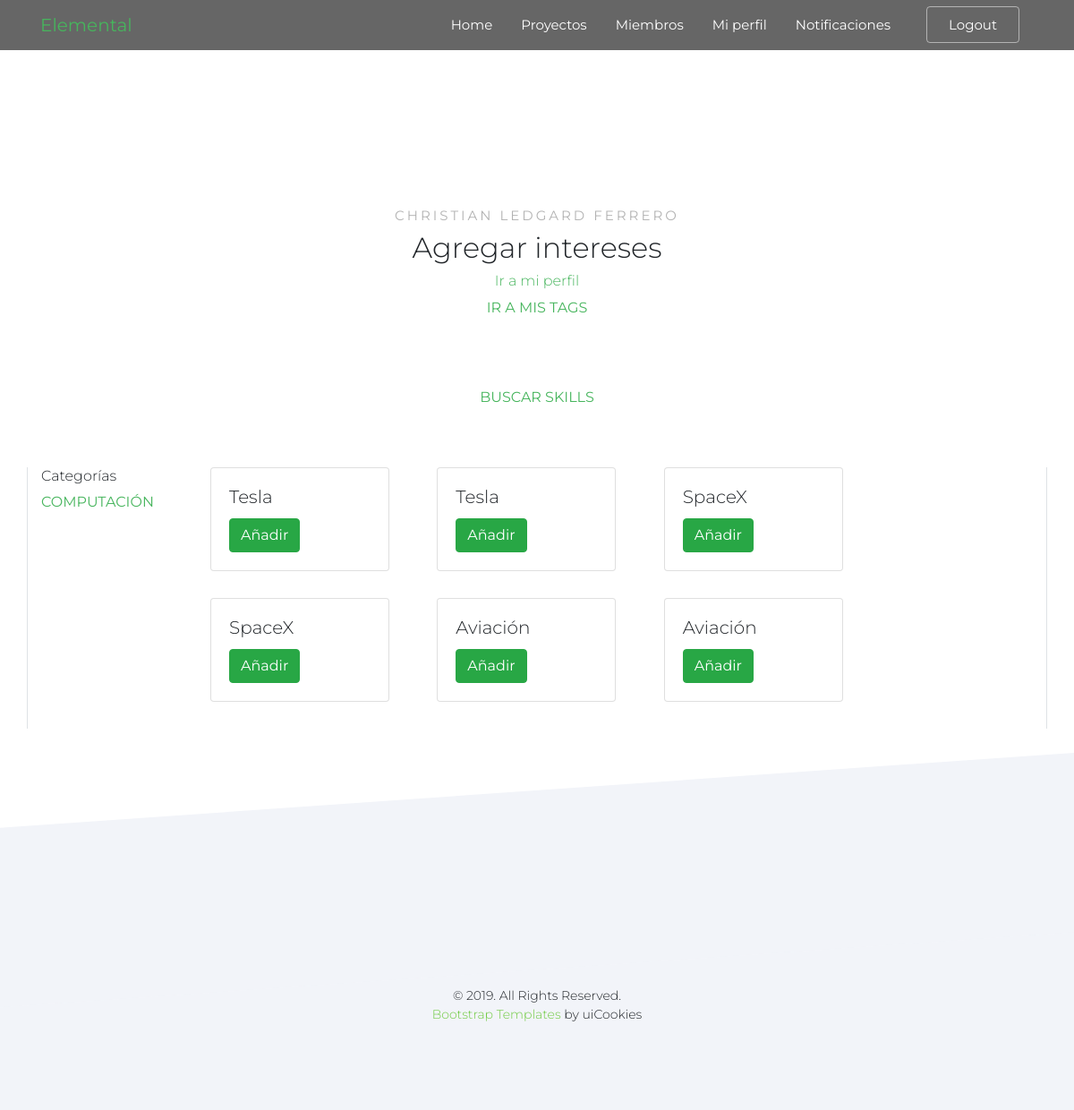
Page /members/add-tags/intereses/computacion (signed in) on the committed database.
### members/models.py (models this page shows, shortened)
class Member(models.Model):
    user = models.OneToOneField(User, on_delete=models.CASCADE)
    slug = models.IntegerField(unique=True)
    name = models.CharField(max_length=100)
    start_date = models.DateTimeField("date created", auto_now_add=True)
    summary = models.CharField(max_length=140, blank=True)
    description = models.TextField(blank=True)
    linkedin = models.CharField(max_length=256, blank=True)
    phone = models.CharField(max_length=15, blank=True)
    image = models.ImageField(upload_to="img/people", blank=True, validators=[validate_file_size])
    resume = models.FileField(upload_to="docs/resume", blank=True, validators=[validate_file_size])
    class Meta:
        ordering = ['-slug']
    def get_absolute_url(self):
        return reverse("members:miembro", kwargs={
            'slug': self.slug
        })

### core/models.py (models this page shows, shortened)
class InterestCategory(models.Model):
    slug = models.SlugField(unique=True)
    name = models.CharField(unique=True, max_length=30)
    quantity = models.IntegerField(default=0)
    top = models.BooleanField(default=False)
    class Meta:
        ordering = ['-slug']
    def get_tags_url(self):
        return reverse("members:add-tags", kwargs={
            'designation': 'intereses',
            'category': self.slug,
        })

class Interest(models.Model):
    slug = models.SlugField(unique=True)
    category = models.ForeignKey(InterestCategory, on_delete=models.CASCADE)
    name = models.CharField(unique=True, max_length=30)
    quantity = models.IntegerField(default=0)
    top_category = models.BooleanField(default=False)
    class Meta:
        ordering = ['-slug']
    def add_tag(self):
        return reverse("members:add-interest", kwargs={
            'tag': self.slug,
        })

### members/views.py (the view, shortened to what this page needs)
# urls.py: path('add-tags/<slug:designation>/<slug:category>', MemberAddTagView.as_view(), name='add-tags'),
class MemberAddTagView(LoginRequiredMixin, generic.View):
    def get(self, request, designation='intereses', category='computacion'):
        user = get_user(request)
        member = Member.objects.get(user=user)
        new_tags = []
        if designation == 'intereses':
            designation_is_interests = True
            categories = InterestCategory.objects.all()
            tag_category = InterestCategory.objects.get(slug=category)
            tags = Interest.objects.filter(category=tag_category)
            old_tags = MemberInterest.objects.filter(category_slug=category).filter(member=member)
            if old_tags.count() == 0:
                new_tags = tags
            else:
                for tag in tags:
                    for old_tag in old_tags:
                        if old_tag.interest != tag:
                            new_tags.append(tag)
        context = {
            'categories': categories,
            'tags': new_tags,
            'current_designation': designation,
            'current_category': category,
            'designation_is_interests': designation_is_interests,
        }
        return render(request, 'members/add_tags_user.html', context)

### notes/models.py (called while the page is built)
def has_notifications(self):
    petitions = Petition.objects.filter(receiver=self)
    notifications = Notification.objects.filter(receiver=self)
    counter = petitions.count() + notifications.count()
    if counter == 0:
        return False
    else:
        return True

### templates/members/add_tags_user.html (shortened to what this page needs)
{% extends "base.html" %}
{% block content %}
<br><br><br>
  <section class="pb_section pb_slant-light" id="section-pasos">
    <div class="container">
      <div style="margin-bottom: 10px !important; height: 80px !important;" class="row justify-content-center mb-5">
        <div class="col-md-6 text-center mb-5">
          <h5 class="text-uppercase pb_font-15 mb-2 pb_color-dark-opacity-3 pb_letter-spacing-2"><strong>{{user.member.name}}</strong></h5>
          <h2>Agregar {{current_designation}}</h2>
          <h6><a class="filter" href="{{user.member.get_absolute_url}}">Ir a mi perfil</a></h6>
        </div>
      </div>
      <div style="margin-top: 20px !important; margin-bottom: 10px !important; height: 80px !important; text-align: center;" class="row justify-content-center">
        <div class="col-2"></div>
        <div class="col-8">
          <a class="filter text-uppercase text-xs mb-2" href="{% url 'members:delete-tags' %}">
            Ir a mis tags
        </a>
        </div>
        <div class="col-2"></div>
      </div>
      <div style="margin-top: 20px !important; margin-bottom: 10px !important; height: 80px !important; text-align: center;" class="row justify-content-center">
        <div class="col-2"></div>
        {% if designation_is_interests %}
        <div class="col-8">
          <a class="filter text-uppercase text-xs mb-2" href="{% url 'members:add-tags' designation='skills' category='programacion' %}">
            Buscar Skills
          </a>
        </div>
        {% else %}
        <div class="col-8">
          <a class="filter text-uppercase text-xs mb-2" href="{% url 'members:add-tags' designation='intereses' category='computacion' %}">
            Buscar Intereses
        </a>
        </div>
        {% endif %}
        <div class="col-2"></div>
      </div>
      <div class="row">
        <div class="col-2 border-left hide-mobile">
          <h6 class="title">
            Categorías
          </h6>
          <nav class="sidenav d-flex flex-column mb-5 mb-md-0">
            {% for category in categories %}
            <a class="filter text-uppercase text-xs mb-2" href="{{ category.get_tags_url }}">
              {{category.name}}
            </a>
            {% endfor %}
          </nav>
        </div>
        <div class="col-8">
          <div class="row">
            {% for tag in tags %}
        <div class="col-lg-4 col-md- col-sm-6">
          <div class="media d-block pb_feature-v1 text-left">
          <div class="card card-square" style="width: 18rem;">
                <div class="card-body">
                  <h5 class="card-title">{{ tag.name }}</h5>
                  <a href="{{ tag.add_tag }}" class="btn btn-success">Añadir</a>
                </div>
              </div>
          </div>
        </div>
        {% endfor %}
          </div>
        </div>
        <div class="col-2 border-right">
        </div>
      </div>
    </div>
  </section>
{% endblock content %}

### static/css/style.css (style rules this page uses)
.pb_feature-v1, .pb_feature-v2 { margin-bottom: 30px; }
html { overflow-x: hidden; font-size: 1em; }
body { font-family: "Montserrat", Arial, sans-serif; }
h1, h2, h3, h4, h5, h6 { font-weight: 300 !important; }
a { -webkit-transition: .3s all ease; -o-transition: .3s all ease; transition: .3s all ease; }
.pb_section { padding: 9em 0; position: relative; display: block; }

### static/css/landing-2.css (style rules this page uses)
body { overflow-x: hidden; }
.pb_slant-light, .pb_slant-white { position: relative; }
.pb_slant-light:after, .pb_slant-white:after { content: ""; position: absolute; bottom: -100px; left: -50px; height: 200px; width: 130%; background-color: #f2f4f9; -webkit-transform: rotate(-4deg); -ms-transform: rotate(-4deg); transform: rotate(-4deg); z-index: 10; }
.pb_section { padding: 10em 0; }

### templates/base.html (style rules this page uses)
a.filter { color: #47b55d !important; }
div.card-square { max-height: 400px !important; max-width: 200px !important; }

### rows in the picture
InterestCategory: name "COMPUTACIÓN"
Interest: name "Tesla"
Interest: name "SpaceX"
Interest: name "Aviación"

### other values in the picture
{{ user.member.name }} "CHRISTIAN LEDGARD FERRERO"
{{ current_designation }} "intereses"
